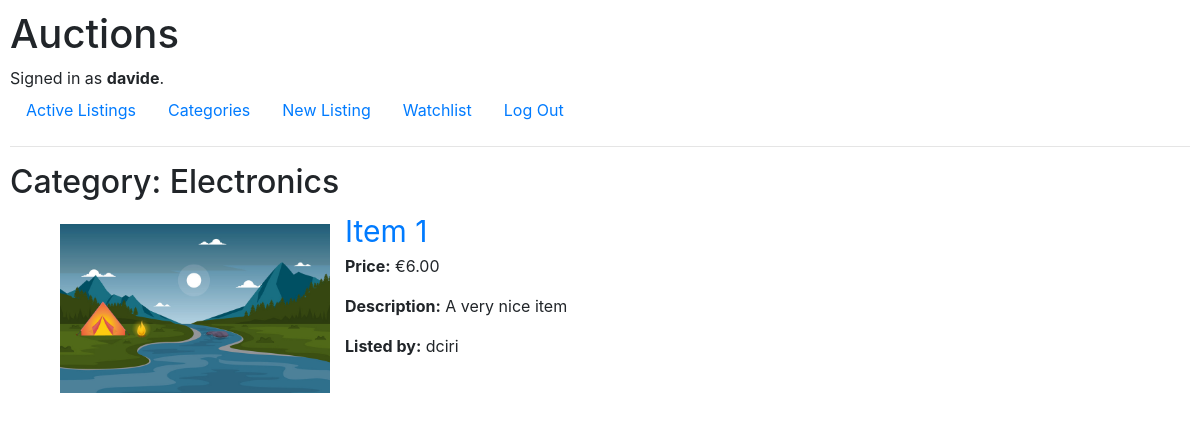
Screenshot of /category/Electronics (signed in) with the database file from the repository.
### auctions/models.py (models this page shows)
class User(AbstractUser):
     watchlist = models.ManyToManyField('Listing', blank=True, related_name='watchers')

class Listing(models.Model):
    title = models.CharField(max_length = 64)
    description = models.CharField(max_length = 256)
    bid = models.DecimalField(max_digits=10, decimal_places=2, null=True, blank=True)
    image = models.ImageField(upload_to='listing_images/', blank=True, null=True)
    owner = models.ForeignKey(User, on_delete=models.CASCADE, related_name="listings", null=True, blank=True)
    category = models.CharField(max_length = 64)
    active = models.BooleanField(default=True)

### auctions/views.py (the view)
# urls.py: path("category/<str:category_name>", views.category_details, name="category_details"),
@login_required
def category_details(request, category_name):
    listings = Listing.objects.filter(category=category_name)
    return render(request, "auctions/category_details.html", {
        "category_name": category_name,
        "listings": listings
    })

### auctions/templates/auctions/category_details.html
{% extends "auctions/layout.html" %}
{% block body %}
    <h2>Category: {{ category_name}} </h2>
{% if listings %}
    <div class="container">
        {% for listing in listings %}
        <div class="d-flex mb-4 align-items-start">
        {% if listing.image %}
            <img src="{{ listing.image.url }}" alt="Watchlist image" style="max-width:300px; height:auto; padding: 15px">
        {% endif %}
        <div class="d-flex flex-column">
            <a style="font-size:30px" href="{% url 'listing_detail' listing.id %}">{{ listing.title }}</a>
            <p><strong>Price:</strong> €{{ listing.bid | floatformat:2 }}</p>
            {% if listing.category %}
                <p><strong>Description:</strong> {{ listing.description }}</p>
            {% endif %}
            <p><strong>Listed by:</strong> {{ listing.owner }}</p>
        </div>
    </div>
</div>
{% endfor %}
{% endif %}
{% endblock %}

### auctions/templates/auctions/layout.html (shortened to what this page needs)
{% load static %}
<!DOCTYPE html>
<html lang="en">
    <head>
        <link rel="stylesheet" href="https://stackpath.bootstrapcdn.com/bootstrap/4.4.1/css/bootstrap.min.css">
        <link href="{% static 'auctions/styles.css' %}" rel="stylesheet">
    </head>
    <body>
        <h1>Auctions</h1>
        <div>
            {% if user.is_authenticated %}
                Signed in as <strong>{{ user.username }}</strong>.
            {% else %}
                Not signed in.
            {% endif %}
        </div>
        <ul class="nav">
            <li class="nav-item">
                <a class="nav-link" href="{% url 'index' %}">Active Listings</a>
            </li>
            {% if user.is_authenticated %}
                <li class="nav-item">
                    <a class="nav-link" href="{% url 'categories' %}">Categories</a>
                </li>
                <li class="nav-item">
                    <a class="nav-link" href="{% url 'new_listing' %}">New Listing</a>
                </li>
                <li class="nav-item">
                    <a class="nav-link" href="{% url 'watchlist' %}">Watchlist</a>
                </li>
                <li class="nav-item">
                    <a class="nav-link" href="{% url 'logout' %}">Log Out</a>
                </li>
            {% endif %}
        </ul>
        <hr>
        {% block body %}
        {% endblock %}
    </body>
</html>

### auctions/static/auctions/styles.css (style rules this page uses)
body { padding: 10px; }

### rows the page displays
User: username "davide"
Listing: category "Electronics", image (picture), title "Item 1", bid "6.00", description "A very nice item", owner "dciri"
